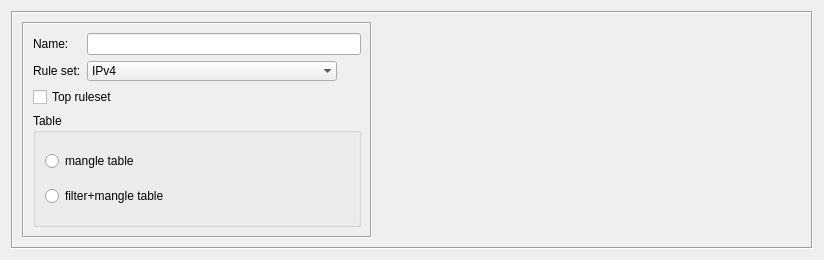
<?xml version="1.0" encoding="UTF-8"?>
<ui version="4.0">
 <class>RuleSetDialog_q</class>
 <widget class="QWidget" name="RuleSetDialog_q">
  <property name="enabled">
   <bool>true</bool>
  </property>
  <property name="geometry">
   <rect>
    <x>0</x>
    <y>0</y>
    <width>824</width>
    <height>260</height>
   </rect>
  </property>
  <property name="sizePolicy">
   <sizepolicy hsizetype="Preferred" vsizetype="MinimumExpanding">
    <horstretch>0</horstretch>
    <verstretch>0</verstretch>
   </sizepolicy>
  </property>
  <property name="windowTitle">
   <string>Ruleset</string>
  </property>
  <layout class="QGridLayout" name="gridLayout_3">
   <item row="0" column="0">
    <widget class="QFrame" name="frame7">
     <property name="frameShape">
      <enum>QFrame::Box</enum>
     </property>
     <property name="frameShadow">
      <enum>QFrame::Sunken</enum>
     </property>
     <layout class="QHBoxLayout" name="horizontalLayout">
      <item>
       <widget class="QFrame" name="frame27">
        <property name="sizePolicy">
         <sizepolicy hsizetype="Fixed" vsizetype="Preferred">
          <horstretch>0</horstretch>
          <verstretch>0</verstretch>
         </sizepolicy>
        </property>
        <property name="minimumSize">
         <size>
          <width>350</width>
          <height>0</height>
         </size>
        </property>
        <property name="maximumSize">
         <size>
          <width>350</width>
          <height>16777215</height>
         </size>
        </property>
        <property name="frameShape">
         <enum>QFrame::Box</enum>
        </property>
        <property name="frameShadow">
         <enum>QFrame::Sunken</enum>
        </property>
        <layout class="QFormLayout" name="formLayout">
         <item row="0" column="0">
          <widget class="QLabel" name="textLabel1">
           <property name="text">
            <string>Name:</string>
           </property>
           <property name="wordWrap">
            <bool>false</bool>
           </property>
          </widget>
         </item>
         <item row="0" column="1">
          <widget class="QLineEdit" name="obj_name">
           <property name="sizePolicy">
            <sizepolicy hsizetype="Preferred" vsizetype="Fixed">
             <horstretch>1</horstretch>
             <verstretch>0</verstretch>
            </sizepolicy>
           </property>
           <property name="minimumSize">
            <size>
             <width>200</width>
             <height>0</height>
            </size>
           </property>
           <property name="maximumSize">
            <size>
             <width>16777215</width>
             <height>250</height>
            </size>
           </property>
          </widget>
         </item>
         <item row="1" column="0">
          <widget class="QLabel" name="label">
           <property name="text">
            <string>Rule set:</string>
           </property>
          </widget>
         </item>
         <item row="1" column="1">
          <widget class="QComboBox" name="ipv4_6_rule_set">
           <property name="minimumSize">
            <size>
             <width>0</width>
             <height>0</height>
            </size>
           </property>
           <property name="maximumSize">
            <size>
             <width>250</width>
             <height>16777215</height>
            </size>
           </property>
           <property name="frame">
            <bool>false</bool>
           </property>
           <item>
            <property name="text">
             <string>IPv4</string>
            </property>
           </item>
           <item>
            <property name="text">
             <string>IPv6</string>
            </property>
           </item>
           <item>
            <property name="text">
             <string>IPv4 and IPv6</string>
            </property>
           </item>
          </widget>
         </item>
         <item row="2" column="0" colspan="2">
          <widget class="QCheckBox" name="top_rule_set">
           <property name="text">
            <string>Top ruleset</string>
           </property>
          </widget>
         </item>
         <item row="3" column="0" colspan="2">
          <widget class="QGroupBox" name="iptables_only">
           <property name="enabled">
            <bool>true</bool>
           </property>
           <property name="sizePolicy">
            <sizepolicy hsizetype="Preferred" vsizetype="MinimumExpanding">
             <horstretch>0</horstretch>
             <verstretch>0</verstretch>
            </sizepolicy>
           </property>
           <property name="minimumSize">
            <size>
             <width>0</width>
             <height>0</height>
            </size>
           </property>
           <property name="maximumSize">
            <size>
             <width>16777215</width>
             <height>16777215</height>
            </size>
           </property>
           <property name="layoutDirection">
            <enum>Qt::LeftToRight</enum>
           </property>
           <property name="autoFillBackground">
            <bool>false</bool>
           </property>
           <property name="title">
            <string>Table</string>
           </property>
           <property name="alignment">
            <set>Qt::AlignLeading|Qt::AlignLeft|Qt::AlignTop</set>
           </property>
           <property name="flat">
            <bool>false</bool>
           </property>
           <property name="checkable">
            <bool>false</bool>
           </property>
           <layout class="QVBoxLayout" name="verticalLayout">
            <item>
             <widget class="QRadioButton" name="ipt_mangle_table">
              <property name="text">
               <string>mangle table</string>
              </property>
             </widget>
            </item>
            <item>
             <widget class="QRadioButton" name="ipt_filter_table">
              <property name="text">
               <string>filter+mangle table</string>
              </property>
             </widget>
            </item>
           </layout>
          </widget>
         </item>
        </layout>
       </widget>
      </item>
      <item>
       <widget class="CommentKeywords" name="commentKeywords" native="true">
        <property name="sizePolicy">
         <sizepolicy hsizetype="Expanding" vsizetype="Expanding">
          <horstretch>0</horstretch>
          <verstretch>0</verstretch>
         </sizepolicy>
        </property>
       </widget>
      </item>
     </layout>
    </widget>
   </item>
  </layout>
 </widget>
 <customwidgets>
  <customwidget>
   <class>CommentKeywords</class>
   <extends>QWidget</extends>
   <header>CommentKeywords.h</header>
   <container>1</container>
  </customwidget>
 </customwidgets>
 <resources>
  <include location="MainRes.qrc"/>
 </resources>
 <connections/>
 <slots>
  <slot>changed()</slot>
 </slots>
</ui>
